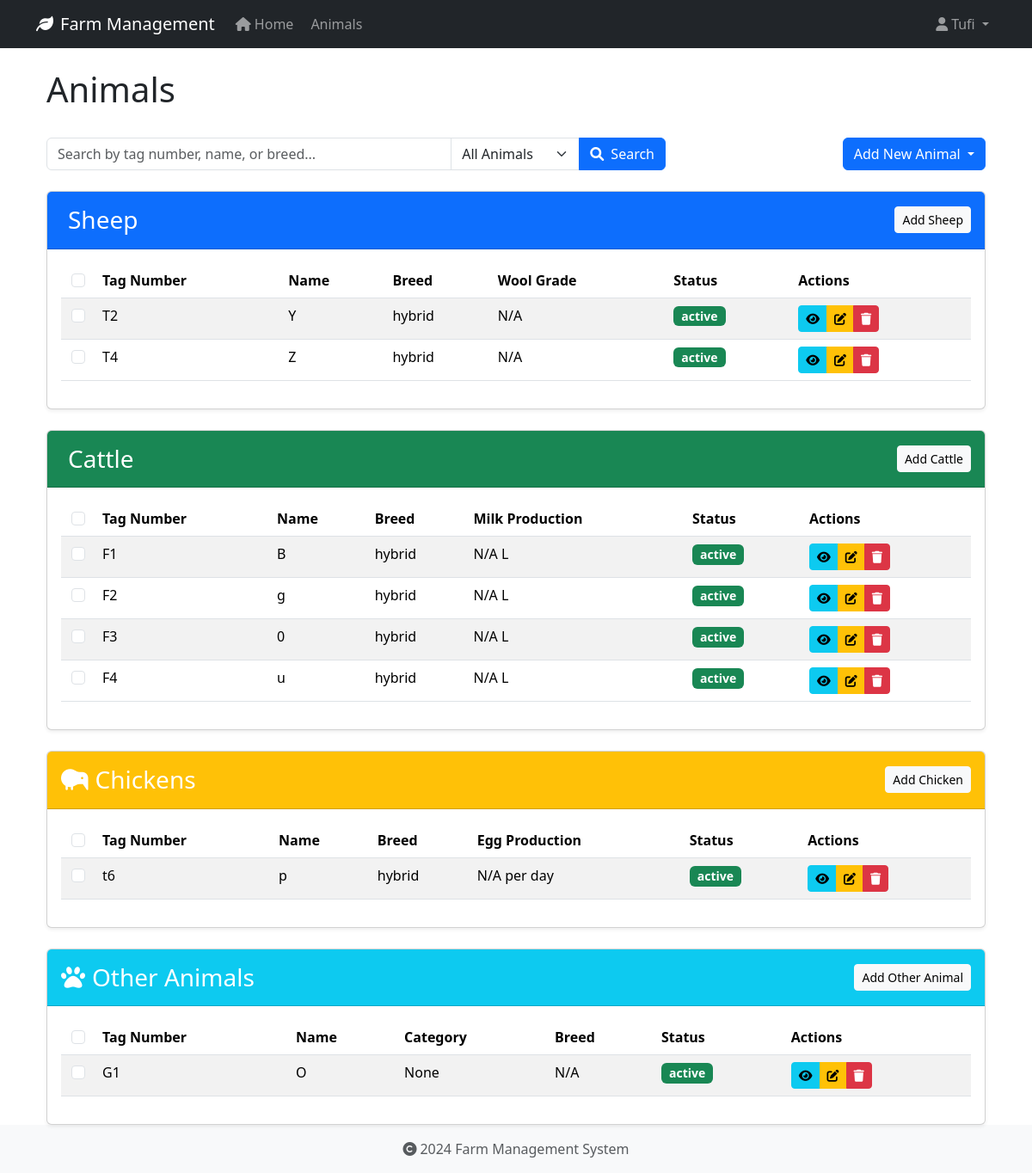
Before: /animals/ (signed in) with the older database file.
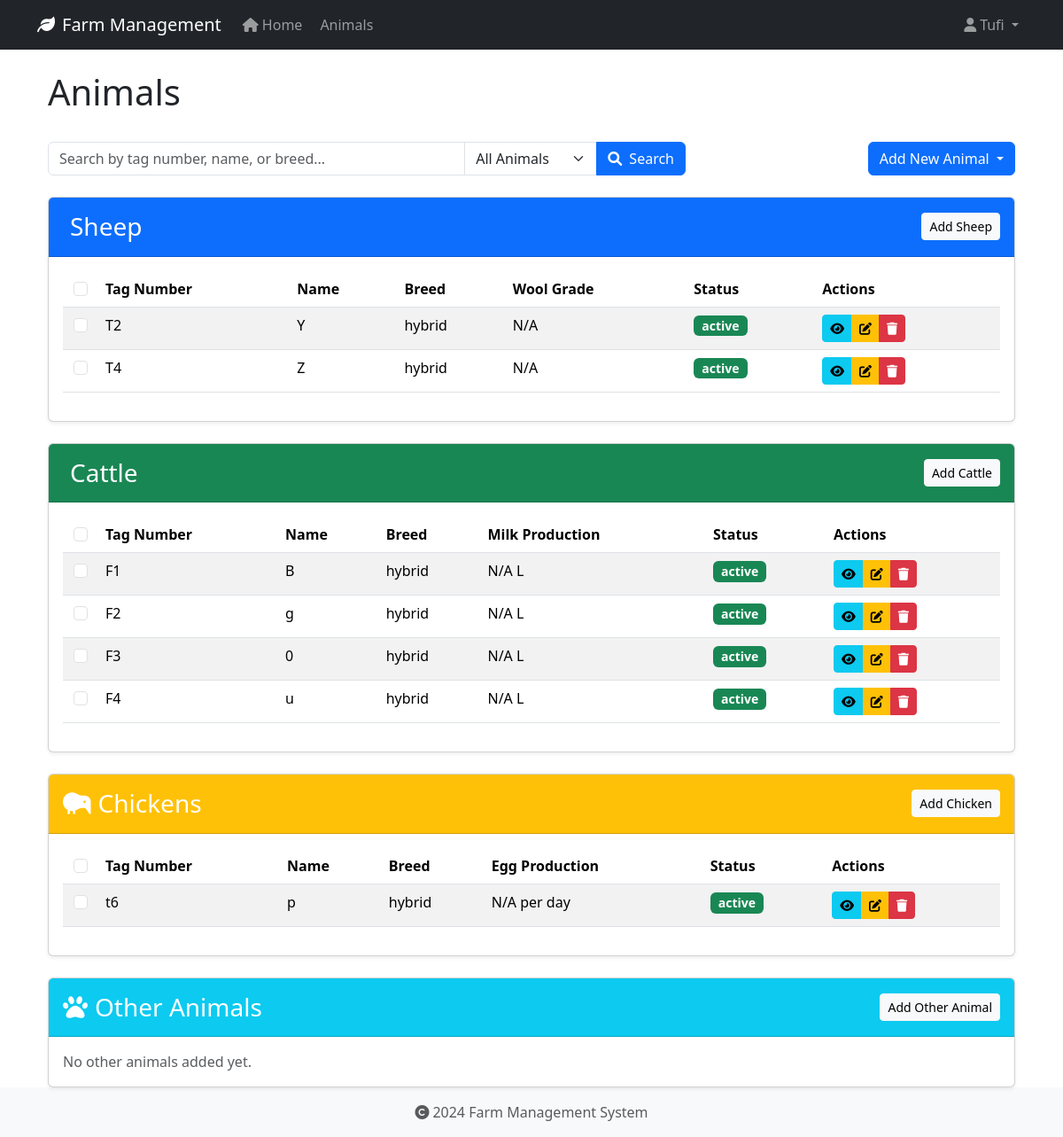
After: the same page with the newer database file.
### app/models/animal.py (models this page shows, shortened)
class Animal(db.Model):
    id = db.Column(db.Integer, primary_key=True)
    tag_number = db.Column(db.String(50), unique=True, nullable=False, index=True)
    name = db.Column(db.String(100), nullable=True)  # Explicitly mark as nullable
    species = db.Column(db.String(50), nullable=False, index=True)
    breed = db.Column(db.String(50), nullable=True)
    date_of_birth = db.Column(db.Date, nullable=True)
    gender = db.Column(db.String(20), nullable=True)
    weight = db.Column(db.Float, nullable=True)
    status = db.Column(db.String(20), default='active', nullable=False)
    purchase_date = db.Column(db.Date, nullable=True)
    purchase_price = db.Column(db.Float, nullable=True)
    notes = db.Column(db.Text, nullable=True)
    created_at = db.Column(db.DateTime, default=datetime.utcnow, nullable=False)
    updated_at = db.Column(db.DateTime, default=datetime.utcnow, onupdate=datetime.utcnow, nullable=False)
    wool_type = db.Column(db.String(50), nullable=True)
    last_shearing = db.Column(db.Date, nullable=True)
    fleece_weight = db.Column(db.Float, nullable=True)
    wool_grade = db.Column(db.String(20), nullable=True)
    lambing_status = db.Column(db.String(50), nullable=True)
    lambing_date = db.Column(db.Date, nullable=True)
    milk_production = db.Column(db.Float, nullable=True)
    last_milking = db.Column(db.Date, nullable=True)  # Changed from DateTime to Date
    milk_quality = db.Column(db.String(20), nullable=True)
    calving_status = db.Column(db.String(50), nullable=True)
    calving_date = db.Column(db.Date, nullable=True)
    milk_fat_content = db.Column(db.Float, nullable=True)
    egg_production = db.Column(db.Integer, nullable=True)
    egg_color = db.Column(db.String(20), nullable=True)
    comb_type = db.Column(db.String(20), nullable=True)
    laying_status = db.Column(db.String(20), nullable=True)
    last_laying_date = db.Column(db.Date, nullable=True)
    egg_size = db.Column(db.String(20), nullable=True)
    category = db.Column(db.String(50), nullable=True)
    special_needs = db.Column(db.Text, nullable=True)
    diet_requirements = db.Column(db.Text, nullable=True)
    habitat = db.Column(db.String(100), nullable=True)
    health_records = db.relationship('HealthRecord', backref='animal', lazy=True, cascade='all, delete-orphan')

### app/routes/animals.py (the view, shortened to what this page needs)
@bp.route('/')
@login_required
def index():
    search_query = request.args.get('search', '').strip()
    animal_type = request.args.get('type', 'all').lower()
    base_query = Animal.query
    if animal_type == 'all':
        sheep_list = base_query.filter_by(species='Sheep').all()
        cattle_list = base_query.filter_by(species='Cattle').all()
        chicken_list = base_query.filter_by(species='Chicken').all()
        other_list = base_query.filter(Animal.species.notin_(['Sheep', 'Cattle', 'Chicken'])).all()
    return render_template('animals/index.html',
                         sheep_list=sheep_list,
                         cattle_list=cattle_list,
                         chicken_list=chicken_list,
                         other_list=other_list,
                         search_query=search_query,
                         animal_type=animal_type)

### app/models/user.py (called while the page is built)
@login_manager.user_loader
def load_user(user_id):
    return User.query.get(int(user_id))

### app/templates/animals/index.html (shortened to what the changed rows need)
{% extends "base.html" %}
{% block content %}
<div class="container">
    <div class="d-flex justify-content-between align-items-center mb-4">
        <h1>Animals</h1>
    </div>
    <div class="card mb-4" id="sheep-section">
        <div class="card-body">
            {% if sheep_list %}
            <div class="table-responsive">
                <table class="table table-striped table-hover" id="sheep-table">
                    <thead>
                        <tr>
                            <th class="text-center" style="width: 40px;">
                                <input type="checkbox" class="form-check-input select-all" data-animal-type="sheep">
                            </th>
                            <th>Tag Number</th>
                            <th>Name</th>
                            <th>Breed</th>
                            <th>Wool Grade</th>
                            <th>Status</th>
                            <th>Actions</th>
                        </tr>
                    </thead>
                    <tbody>
                        {% for animal in sheep_list %}
                        <tr>
                            <td class="text-center">
                                <input type="checkbox" class="form-check-input animal-select"
                                       data-animal-id="{{ animal.id }}"
                                       data-animal-type="sheep">
                            </td>
                            <td>{{ animal.tag_number }}</td>
                            <td>{{ animal.name or 'N/A' }}</td>
                            <td>{{ animal.breed or 'N/A' }}</td>
                            <td>{{ animal.wool_grade or 'N/A' }}</td>
                            <td>
                                <span class="badge {% if animal.status == 'active' %}bg-success{% elif animal.status == 'sold' %}bg-info{% else %}bg-secondary{% endif %}">
                                    {{ animal.status }}
                                </span>
                            </td>
                            <td>
                                <div class="btn-group btn-group-sm">
                                    <a href="{{ url_for('animals.view', id=animal.id) }}" class="btn btn-info" title="View">
                                        <i class="fas fa-eye"></i>
                                    </a>
                                    <a href="{{ url_for('animals.edit', id=animal.id) }}" class="btn btn-warning" title="Edit">
                                        <i class="fas fa-edit"></i>
                                    </a>
                                    <button type="button" class="btn btn-danger" title="Delete"
                                            onclick="confirmDelete('{{ animal.id }}', '{{ animal.tag_number }}', 'Sheep')">
                                        <i class="fas fa-trash"></i>
                                    </button>
                                </div>
                            </td>
                        </tr>
                        {% endfor %}
                    </tbody>
                </table>
            </div>
            {% else %}
            <p class="text-muted mb-0" id="sheep-empty-message">No sheep added yet.</p>
            {% endif %}
        </div>
    </div>
    <div class="card mb-4" id="cattle-section">
        <div class="card-body">
            {% if cattle_list %}
            <div class="table-responsive">
                <table class="table table-striped table-hover" id="cattle-table">
                    <thead>
                        <tr>
                            <th class="text-center" style="width: 40px;">
                                <input type="checkbox" class="form-check-input select-all" data-animal-type="cattle">
                            </th>
                            <th>Tag Number</th>
                            <th>Name</th>
                            <th>Breed</th>
                            <th>Milk Production</th>
                            <th>Status</th>
                            <th>Actions</th>
                        </tr>
                    </thead>
                    <tbody>
                        {% for animal in cattle_list %}
                        <tr>
                            <td class="text-center">
                                <input type="checkbox" class="form-check-input animal-select"
                                       data-animal-id="{{ animal.id }}"
                                       data-animal-type="cattle">
                            </td>
                            <td>{{ animal.tag_number }}</td>
                            <td>{{ animal.name or 'N/A' }}</td>
                            <td>{{ animal.breed or 'N/A' }}</td>
                            <td>{{ animal.milk_production|round(1) if animal.milk_production else 'N/A' }} L</td>
                            <td>
                                <span class="badge {% if animal.status == 'active' %}bg-success{% elif animal.status == 'sold' %}bg-info{% else %}bg-secondary{% endif %}">
                                    {{ animal.status }}
                                </span>
                            </td>
                            <td>
                                <div class="btn-group btn-group-sm">
                                    <a href="{{ url_for('animals.view', id=animal.id) }}" class="btn btn-info" title="View">
                                        <i class="fas fa-eye"></i>
                                    </a>
                                    <a href="{{ url_for('animals.edit', id=animal.id) }}" class="btn btn-warning" title="Edit">
                                        <i class="fas fa-edit"></i>
                                    </a>
                                    <button type="button" class="btn btn-danger" title="Delete"
                                            onclick="confirmDelete('{{ animal.id }}', '{{ animal.tag_number }}', 'Cattle')">
                                        <i class="fas fa-trash"></i>
                                    </button>
                                </div>
                            </td>
                        </tr>
                        {% endfor %}
                    </tbody>
                </table>
            </div>
            {% else %}
            <p class="text-muted mb-0" id="cattle-empty-message">No cattle added yet.</p>
            {% endif %}
        </div>
    </div>
    <div class="card mb-4" id="chicken-section">
        <div class="card-body">
            {% if chicken_list %}
            <div class="table-responsive">
                <table class="table table-striped table-hover" id="chicken-table">
                    <thead>
                        <tr>
                            <th class="text-center" style="width: 40px;">
                                <input type="checkbox" class="form-check-input select-all" data-animal-type="chicken">
                            </th>
                            <th>Tag Number</th>
                            <th>Name</th>
                            <th>Breed</th>
                            <th>Egg Production</th>
                            <th>Status</th>
                            <th>Actions</th>
                        </tr>
                    </thead>
                    <tbody>
                        {% for animal in chicken_list %}
                        <tr>
                            <td class="text-center">
                                <input type="checkbox" class="form-check-input animal-select"
                                       data-animal-id="{{ animal.id }}"
                                       data-animal-type="chicken">
                            </td>
                            <td>{{ animal.tag_number }}</td>
                            <td>{{ animal.name or 'N/A' }}</td>
                            <td>{{ animal.breed or 'N/A' }}</td>
                            <td>{{ animal.egg_production or 'N/A' }} per day</td>
                            <td>
                                <span class="badge {% if animal.status == 'active' %}bg-success{% elif animal.status == 'sold' %}bg-info{% else %}bg-secondary{% endif %}">
                                    {{ animal.status }}
                                </span>
                            </td>
                            <td>
                                <div class="btn-group btn-group-sm">
                                    <a href="{{ url_for('animals.view', id=animal.id) }}" class="btn btn-info" title="View">
                                        <i class="fas fa-eye"></i>
                                    </a>
                                    <a href="{{ url_for('animals.edit', id=animal.id) }}" class="btn btn-warning" title="Edit">
                                        <i class="fas fa-edit"></i>
                                    </a>
                                    <button type="button" class="btn btn-danger" title="Delete"
                                            onclick="confirmDelete('{{ animal.id }}', '{{ animal.tag_number }}', 'Chicken')">
                                        <i class="fas fa-trash"></i>
                                    </button>
                                </div>
                            </td>
                        </tr>
                        {% endfor %}
                    </tbody>
                </table>
            </div>
            {% else %}
            <p class="text-muted mb-0" id="chicken-empty-message">No chickens added yet.</p>
            {% endif %}
        </div>
    </div>
    <div class="card" id="other-section">
        <div class="card-body">
            {% if other_list %}
            <div class="table-responsive">
                <table class="table table-striped table-hover" id="other-table">
                    <thead>
                        <tr>
                            <th class="text-center" style="width: 40px;">
                                <input type="checkbox" class="form-check-input select-all" data-animal-type="other">
                            </th>
                            <th>Tag Number</th>
                            <th>Name</th>
                            <th>Category</th>
                            <th>Breed</th>
                            <th>Status</th>
                            <th>Actions</th>
                        </tr>
                    </thead>
                    <tbody>
                        {% for animal in other_list %}
                        <tr>
                            <td class="text-center">
                                <input type="checkbox" class="form-check-input animal-select"
                                       data-animal-id="{{ animal.id }}"
                                       data-animal-type="other">
                                    </td>
                                    <td>{{ animal.tag_number }}</td>
                                    <td>{{ animal.name or 'N/A' }}</td>
                                    <td>{{ animal.category }}</td>
                                    <td>{{ animal.breed or 'N/A' }}</td>
                                    <td>
                                        <span class="badge {% if animal.status == 'active' %}bg-success{% elif animal.status == 'sold' %}bg-info{% else %}bg-secondary{% endif %}">
                                            {{ animal.status }}
                                        </span>
                                    </td>
                                    <td>
                                        <div class="btn-group btn-group-sm">
                                            <a href="{{ url_for('animals.view', id=animal.id) }}" class="btn btn-info" title="View">
                                                <i class="fas fa-eye"></i>
                                            </a>
                                            <a href="{{ url_for('animals.edit', id=animal.id) }}" class="btn btn-warning" title="Edit">
                                                <i class="fas fa-edit"></i>
                                            </a>
                                            <button type="button" class="btn btn-danger" title="Delete"
                                                    onclick="confirmDelete('{{ animal.id }}', '{{ animal.tag_number }}', 'Other')">
                                                <i class="fas fa-trash"></i>
                                            </button>
                                        </div>
                                    </td>
                                </tr>
                                {% endfor %}
                            </tbody>
                        </table>
                    </div>
                    {% else %}
                    <p class="text-muted mb-0" id="other-empty-message">No other animals added yet.</p>
                    {% endif %}
                </div>
            </div>
        </div>
        {% endblock content %}

Changed rows visible on the page:
removed Animal: tag_number "G1", name "O", category "None", breed "N/A", status "active", shown under "Other Animals"
Other visible differences:
form field value: "☐" → (not shown)
text no longer shown: "Tag Number Name Category Breed Status Actions"
text now shown: "No other animals added yet."
